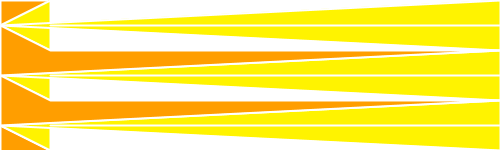
Frame 1 (no input)
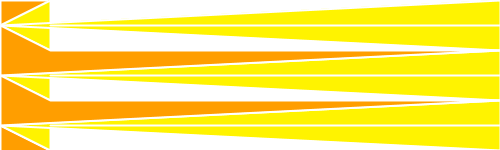
Frame 60 (the mouse pressed at the canvas centre just before this capture)
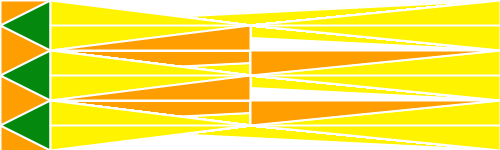
Frame 120 (the mouse held since frame 60 and released just before this capture)

The Processing sketch that drew these frames (run headless with seeded random() and noise(); from frame 60 on, the mouse is pressed at the canvas centre):

// Processing sketch: processing_28031
// ── processing_28031.pde


void setup(){
  size(500,150);
  background(255);
  stroke(255);
}

void draw(){
  strokeWeight(2); 
  
   fill(255,158,0);
   triangle(0,0,0,25,50,0);
   triangle(0,25,0,75,50,50);
   triangle(0,75,0,125,50,100);
   triangle(0,125,0,175,50,150);
  
fill(4,137,14);
triangle(50,0,    0,25,     50,50);

triangle(50,50,   0,75,     50,100);

triangle(50,100,  0,125,    50,150);
  
  
  
fill(255,243,0);
  triangle(50,0,     50,50,   mouseX,25);
  triangle(500,0,    500,50,  mouseX,25);
  
  triangle(50,50,    50,100,  mouseX,75);
  triangle(500,50,  500,100,  mouseX,75);
  
  triangle(50,100,   50,150,  mouseX,125);
  triangle(500,100,  500,150, mouseX,125);
  
        fill(255,158,0);
        
        quad(50,50,  mouseX,25,  mouseX,75, 500,50);
        quad(50,100, mouseX,75, mouseX,125, 500,100);
 
 line(50,25,500,25);
 line(50,75,500,75);
 line(50,125,500,125);
 }
 
